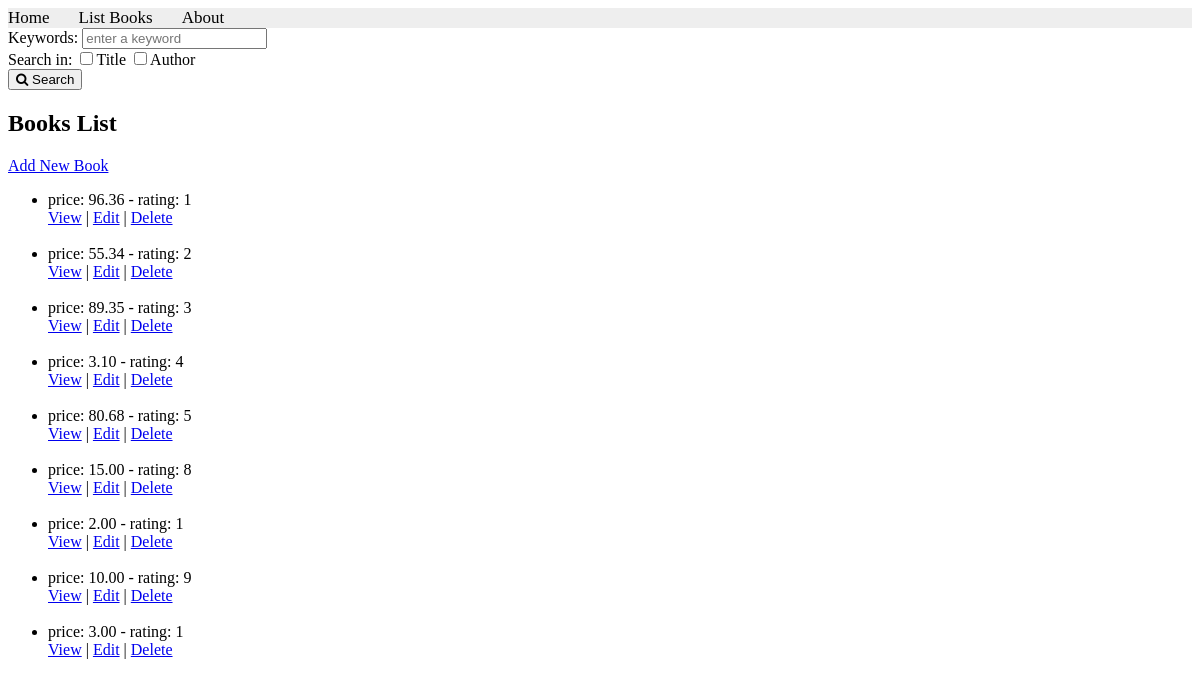
/books/lab10books/, run on the app's committed database.
### apps/bookmodule/models.py (models this page shows, shortened)
class Book(models.Model):
    price = models.DecimalField(max_digits=10, decimal_places=2)
    rating = models.SmallIntegerField(default=1)
    pubdate = models.DateTimeField(default=timezone.now)
    authors = models.ManyToManyField(Author)
    publisher = models.ForeignKey(Publisher, null=True, on_delete=models.SET_NULL)
    cimage=models.FileField(upload_to="documents/",null=True,blank=True)

### apps/bookmodule/views.py (the view)
# urls.py: path('', views.index, name= "books.index"),
def books(request):
    a=Book.objects.all()
    return render(request, 'bookmodule/lab10list.html', {'books': a})

### apps/templates/bookmodule/lab10list.html (shortened to what this page needs)
{% extends "bookmodule/layouts/base.html" %}
{% load static %}
{% block content %}
<h2>Books List</h2>
    <p><a href="{% url 'addBook' %}">Add New Book</a></p>
    {% if books %}
        <ul>
            {% for book in books %}
                <li>
                     price: {{ book.price }} -  rating: {{ book.rating }}   <br>
                    <a href="{% url 'lab10one' book.id %}">View</a> |
                    <a href="{% url 'update' book.id %}">Edit</a> |
                    <a href="{% url 'deleteBook' book.id %}">Delete</a>
                </li>
                <br>
            {% endfor %}
        </ul>
    {% else %}
        <p>No books found.</p>
    {% endif %}
    {% endblock content %}

### data on the page
Book: price "96.36", rating "1"
Book: price "55.34", rating "2"
Book: price "89.35", rating "3"
Book: price "3.10", rating "4"
Book: price "80.68", rating "5"
Book: price "15.00", rating "8"
Book: price "2.00", rating "1"
Book: price "10.00", rating "9"
Book: price "3.00", rating "1"
